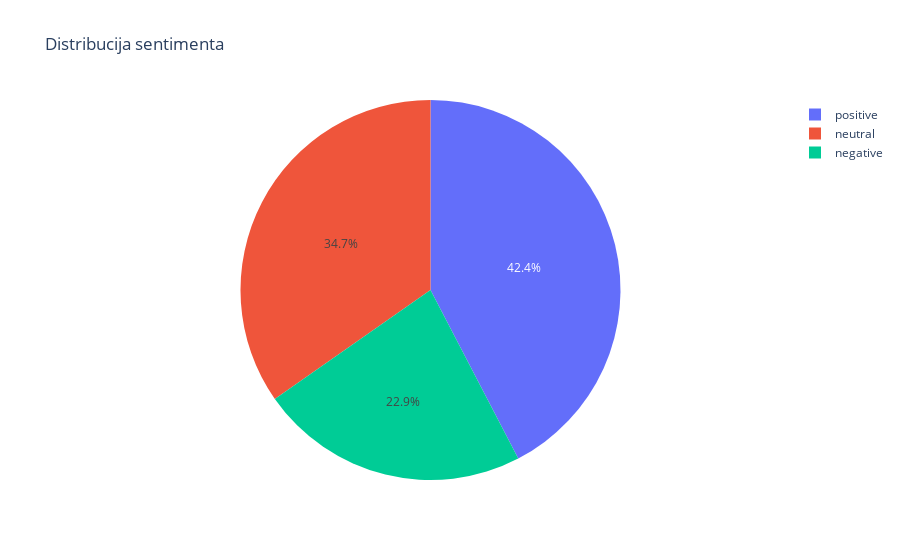

Notebook code for this chart:
### Code cell
px.pie(data_frame=sentiment,names= sentiment.index, values=sentiment.values,title="Distribucija sentimenta")

### Figure 1 — Plotly figure (JSON) as saved in the notebook; plotly's stock layout.template omitted (floating-point values rounded to 4 significant figures)
{"data": [{"domain": {"x": [0, 1], "y": [0, 1]}, "hovertemplate": "sentiment=%{label}<br>value=%{value}<extra></extra>", "labels": ["positive", "neutral", "negative"], "legendgroup": "", "name": "", "showlegend": true, "type": "pie", "values": [316, 259, 171]}], "layout": {"legend": {"tracegroupgap": 0}, "title": {"text": "Distribucija sentimenta"}}}
